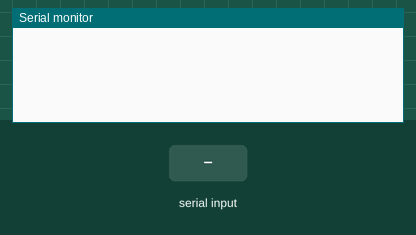
The program below on a simulated Arduino Nano, built with avr-gcc and run on an emulated ATmega328P. Parts: the last lines printed to the serial monitor. Inputs (shaded band) come from the test bench.

Above: at 1.2 s.
1.3 s: "g" received over Serial
At 2.1 s:
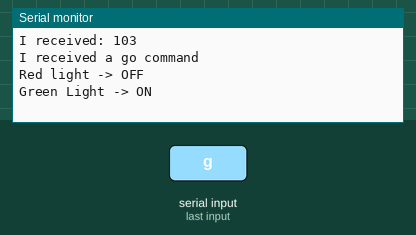
2.8 s: "s" received over Serial
At 4.5 s:
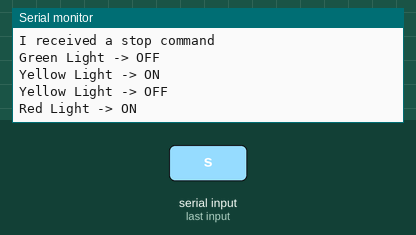

The program:

main.cpp
```cpp
#include <Arduino.h>

int command = 0; // for incoming serial data

void setup()
{
  // put your setup code here, to run once:
  Serial.begin(9600); // opens serial port, sets data rate to 9600 bps
}

enum State
{
  RED,
  YELLOW,
  GREEN
};

State state = State::RED; // Define state variable and set the initial state

bool go_command, stop_command;
unsigned long yellow_timeout_start;

void loop()
{
  // put your main code here, to run repeatedly:

  // send data only when you receive data:
  if (Serial.available() > 0)
  {
    // read the incoming byte:
    command = Serial.read();

    // say what you got:
    Serial.print("I received: ");
    Serial.println(command, DEC);

    // you can compare the value received to a character constant, like 'g'.

    switch (command)
    {
    case 'g':
      Serial.println("I received a go command");
      go_command = true;
      break;
    case 's':
      Serial.println("I received a stop command");
      stop_command = true;
      break;
    }
  }
  switch (state)
  {
  case State::RED:
    if (go_command)
    {
      go_command = false;
      // RED exit action
      Serial.println("Red light -> OFF");
      // event1 transition action
      // set new target state
      state = State::GREEN;
      // target state entry action
      Serial.println("Green Light -> ON");
    }
    break;

  case State::GREEN:
    if (stop_command)
    {
      stop_command = false;
      // GREEN exit action
      Serial.println("Green Light -> OFF");

      // event2 transition action
      // set new target state
      state = State::YELLOW;

      // target state entry action

      Serial.println("Yellow Light -> ON");
      yellow_timeout_start = millis();
    }
    break;

  case State::YELLOW:
    if (millis() - yellow_timeout_start > 1000)
    {
      // YELLOW exit action
      Serial.println("Yellow Light -> OFF");

      // event2 transition action
      // set new target state
      state = State::RED;

      // target state entry action

      Serial.println("Red Light -> ON");
    }
    break;
  }
}
```

Context.h
```cpp
#ifndef CONTEXT_DEFINED
#define CONTEXT_DEFINED
/**
 * The base State class declares methods that all concrete states should
 * implement and also provides a backreference to the Context object, associated
 * with the State. This backreference can be used by States to transition the
 * Context to another State.
 */


class Context; // Forward declaration to allow the definition of a pointer to Context without compile error

class State
{
  /**
   * @var Context
   */

protected:
  Context *context_;

public:
  virtual ~State()
  {
  }

  void set_context(Context *context)
  {
    this->context_ = context;
  }

  virtual void on_do() = 0;

  virtual void on_entry() = 0;

  virtual void on_exit() = 0;


  // ...
};

/**
 * The Context defines the interface of interest to clients. It also maintains a
 * reference to an instance of a State subclass, which represents the current
 * state of the Context.
 */

class Context
{
    /**
     * @var State A reference to the current state of the Context.
     */

private:
    State *state_;

public:
    Context(State *state) : state_(nullptr)
    {
        this->transition_to(state);
    }

    ~Context()
    {
        delete state_;
    }

    /**
     * The Context allows changing the State object at runtime.
     */

    void transition_to(State *state)
    {
        if (this->state_ != nullptr)
        {
            this->state_->on_exit();
            delete this->state_;
        }

        this->state_ = state;

        this->state_->set_context(this);

        this->state_->on_entry();
    }

    /**
     * The Context delegates part of its behavior to the current State object.
     */

    void do_work()
    {
        this->state_->on_do();
    }
};

#endif
```

Green.h
```cpp
#include <Arduino.h>
#include "Context.h"
// State Behaviour based on the C++ example at Refactoring Guru


class Green : public State
{
public:
  void on_do() override
  {
  }

  void on_entry() override
  {
    Serial.println("GreenLight->ON");
  }

  void on_exit() override
  {
    Serial.println("GreenLight->OFF");
  }

};
```

Red.h
```cpp
#ifndef RED_H
    #define RED_H
    #include "Context.h"
    #include <Arduino.h>

    class Red : public State
    {
    public:
        void on_do() override
        {
        }

        void on_entry() override
        {
            Serial.println("RedLight->ON");
        }

        void on_exit() override
        {
            Serial.println("RedLight->OFF");
        }
    };
#endif
```

Yellow.h
```cpp
#include <Arduino.h>
#include "Context.h"
#include "Red.h"
// State Behaviour based on the C++ example at Refactoring Guru


class Yellow : public State
{
public:
  void on_do() override
  {
    if (millis() - timer_start > 1000)
    {
      this->context_->transition_to(new Red);
    }
  }

  void on_entry() override
  {
    Serial.println("YellowLight->ON");
    timer_start = millis();
  }

  void on_exit() override
  {
    Serial.println("YellowLight->OFF");
  }

private:
  unsigned long timer_start;
};
```

main_prt2.cpp
```cpp
#include <Arduino.h>

int command = 0; // for incoming serial data

void setup()
{
  // put your setup code here, to run once:
  Serial.begin(9600); // opens serial port, sets data rate to 9600 bps
  delay(100);
  Serial.println("Part 2, State Machine, based on Refactoring Guru's example");
}

enum State
{
  RED,
  YELLOW,
  GREEN
};

State state = State::RED; // Define state variable and set the initial state

bool go_command, stop_command;
unsigned long yellow_timeout_start;

void loop()
{
  // put your main code here, to run repeatedly:

  // send data only when you receive data:
  if (Serial.available() > 0)
  {
    // read the incoming byte:
    command = Serial.read();

    // say what you got:
    Serial.print("I received: ");
    Serial.println(command, DEC);

    // you can compare the value received to a character constant, like 'g'.

    switch (command)
    {
    case 'g':
      Serial.println("I received a go command");
      go_command = true;
      break;
    case 's':
      Serial.println("I received a stop command");
      stop_command = true;
      break;
    }
  }
  switch (state)
  {
  case State::RED:
    if (go_command)
    {
      go_command = false;
      // RED exit action
      Serial.println("Red light -> OFF");
      // event1 transition action
      // set new target state
      state = State::GREEN;
      // target state entry action
      Serial.println("Green Light -> ON");
    }
    break;

  case State::GREEN:
    if (stop_command)
    {
      stop_command = false;
      // GREEN exit action
      Serial.println("Green Light -> OFF");

      // event2 transition action
      // set new target state
      state = State::YELLOW;

      // target state entry action

      Serial.println("Yellow Light -> ON");
      yellow_timeout_start = millis();
    }
    break;

  case State::YELLOW:
    if (millis() - yellow_timeout_start > 1000)
    {
      // YELLOW exit action
      Serial.println("Yellow Light -> OFF");

      // event2 transition action
      // set new target state
      state = State::RED;

      // target state entry action

      Serial.println("Red Light -> ON");
    }
    break;
  }
}
```

main_prt3.cpp
```cpp
#include <Arduino.h>
#include "Context.h"
#include "Red.h"
#include "Green.h"
#include "Yellow.h"
// State Behaviour based on the C++ example at Refactoring Guru

// nothing happens in loop, we never get there.
void loop(){}


Context *context;
void setup()
{
  // put your setup code here, to run once:
  Serial.begin(9600); // opens serial port, sets data rate to 9600 bps
  delay(100);
  Serial.println("Part 3, State Machine, based on Refactoring Guru's example");
  char command;
  context = new Context(new Red);

  while (true)
  {
    // wait for some time
    context->do_work();

    if (Serial.available() > 0)
    {
      // read the incoming byte:
      command = Serial.read();

      // say what you got:
      Serial.print("I received: ");
      Serial.println(command, DEC);
      // you can compare the value received to a character constant, like 'g'.

      switch (command)
      {
      case 'g':
        Serial.println("I received a go command");
        context->transition_to(new Green);
        break;
      case 's':
        Serial.println("I received a stop command");
        context->transition_to(new Yellow);

        break;
      }
    }

  }

  delete context;
}
```

Measured:
- after the input at 1.3 s, the serial monitor: prints a new line at once (image 1)
- after the input at 2.8 s, the serial monitor: prints a new line at once (image 2)
